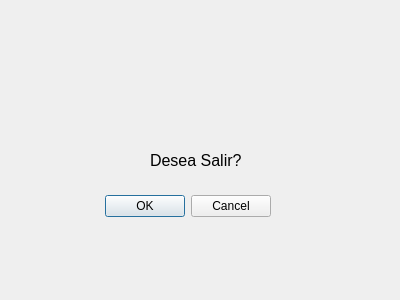
<?xml version="1.0" encoding="UTF-8"?>
<ui version="4.0">
 <class>Dialog</class>
 <widget class="QDialog" name="Dialog">
  <property name="geometry">
   <rect>
    <x>0</x>
    <y>0</y>
    <width>400</width>
    <height>300</height>
   </rect>
  </property>
  <property name="windowTitle">
   <string>Dialog</string>
  </property>
  <widget class="QDialogButtonBox" name="buttonBox">
   <property name="geometry">
    <rect>
     <x>-70</x>
     <y>190</y>
     <width>341</width>
     <height>32</height>
    </rect>
   </property>
   <property name="orientation">
    <enum>Qt::Horizontal</enum>
   </property>
   <property name="standardButtons">
    <set>QDialogButtonBox::Cancel|QDialogButtonBox::Ok</set>
   </property>
  </widget>
  <widget class="QLabel" name="label">
   <property name="geometry">
    <rect>
     <x>140</x>
     <y>40</y>
     <width>131</width>
     <height>81</height>
    </rect>
   </property>
   <property name="text">
    <string/>
   </property>
   <property name="pixmap">
    <pixmap>../../../../Pictures/images (2).jfif</pixmap>
   </property>
  </widget>
  <widget class="QLabel" name="label_2">
   <property name="geometry">
    <rect>
     <x>150</x>
     <y>150</y>
     <width>91</width>
     <height>21</height>
    </rect>
   </property>
   <property name="font">
    <font>
     <pointsize>12</pointsize>
    </font>
   </property>
   <property name="text">
    <string>Desea Salir?</string>
   </property>
  </widget>
 </widget>
 <resources/>
 <connections>
  <connection>
   <sender>buttonBox</sender>
   <signal>accepted()</signal>
   <receiver>Dialog</receiver>
   <slot>accept()</slot>
   <hints>
    <hint type="sourcelabel">
     <x>248</x>
     <y>254</y>
    </hint>
    <hint type="destinationlabel">
     <x>157</x>
     <y>274</y>
    </hint>
   </hints>
  </connection>
  <connection>
   <sender>buttonBox</sender>
   <signal>rejected()</signal>
   <receiver>Dialog</receiver>
   <slot>reject()</slot>
   <hints>
    <hint type="sourcelabel">
     <x>316</x>
     <y>260</y>
    </hint>
    <hint type="destinationlabel">
     <x>286</x>
     <y>274</y>
    </hint>
   </hints>
  </connection>
 </connections>
</ui>
